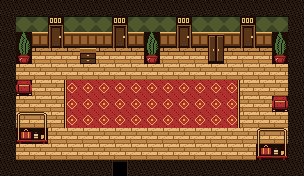

The image is a tile-based game level rendered from a .tmx file. Its description and complete source (layers, tilesets, objects, tile grids) follow:
An orthogonal 19x11 tile map with 16x16 px tiles, 1 tile layer (tiles) and 7 objects (4x exit, entry, closet, drawer).

<map version="1.10" tiledversion="1.12.2" orientation="orthogonal" renderorder="right-down" width="19" height="11" tilewidth="16" tileheight="16" infinite="0" nextlayerid="3" nextobjectid="30">
 <properties>
  <property name="allow_lock" type="bool" value="true" />
  <property name="kind" value="normal" />
 </properties>
 <tileset firstgid="1" source="../tilesets/hotel.tsx" />
 <layer id="1" name="tiles" width="19" height="11">
  <data encoding="csv">
7,7,7,7,7,7,7,7,7,7,7,7,7,7,7,7,7,7,7,
7,8,8,10,8,8,8,10,8,8,8,10,8,8,8,10,8,8,7,
7,43,9,11,9,9,9,11,9,43,9,11,9,12,9,11,9,43,7,
7,44,3,3,3,14,3,3,3,44,3,3,3,13,3,3,3,44,7,
7,2,2,2,2,2,2,2,2,2,2,2,2,2,2,2,2,2,7,
7,42,2,2,4,5,5,5,5,5,5,5,5,5,6,2,2,2,7,
7,2,2,2,4,5,5,5,5,5,5,5,5,5,6,2,2,42,7,
7,45,46,2,4,5,5,5,5,5,5,5,5,5,6,2,2,2,7,
7,47,48,2,2,2,2,2,2,2,2,2,2,2,2,2,45,46,7,
7,2,2,2,2,2,2,2,2,2,2,2,2,2,2,2,47,48,7,
7,7,7,7,7,7,7,25,7,7,7,7,7,7,7,7,7,7,7
</data>
 </layer>
 <objectgroup id="2" name="objects">
  <object id="19" name="entry" x="112" y="160" width="16" height="16">
   <properties>
    <property name="wall" value="bottom" />
   </properties>
  </object>
  <object id="24" name="exit" x="240" y="16" width="16" height="32">
   <properties>
    <property name="wall" value="top" />
   </properties>
  </object>
  <object id="25" name="exit" x="176" y="16" width="16" height="32">
   <properties>
    <property name="wall" value="top" />
   </properties>
  </object>
  <object id="26" name="exit" x="112" y="16" width="16" height="32">
   <properties>
    <property name="wall" value="top" />
   </properties>
  </object>
  <object id="27" name="exit" x="48" y="16" width="16" height="32">
   <properties>
    <property name="wall" value="top" />
   </properties>
  </object>
  <object id="28" name="closet" x="208" y="32" width="16" height="32" />
  <object id="29" name="drawer" x="80" y="48" width="16" height="16" />
 </objectgroup>
</map>
